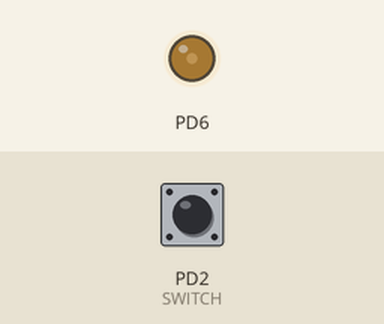
Simulated run of this program. Board: ATmega328P, built with avr-gcc and emulated at 16 MHz (the files do not name the chip). Shown: output pins drawn as LEDs (lit = HIGH). Inputs (shaded band) come from the test bench; at power-on: PD2 (SWITCH) HIGH.

Above: at 1.2 s.
1.3 s: PD2 (SWITCH) pulled LOW for 0.15 s
At 2.5 s:
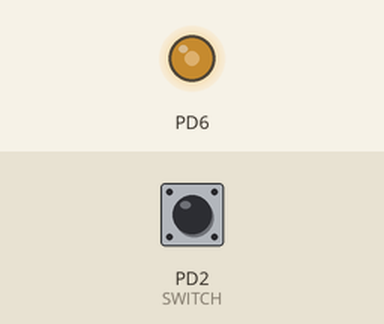
2.9 s: PD2 (SWITCH) pulled LOW for 1 s
At 3.9 s:
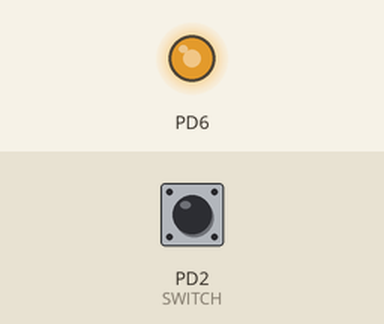
5.4 s: PD2 (SWITCH) pulled LOW for 0.15 s
At 5.8 s:
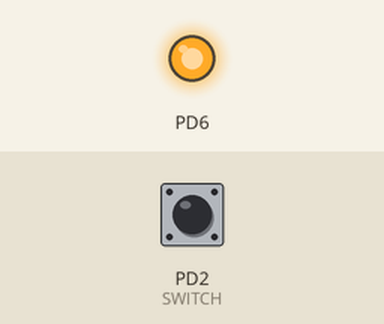
7.0 s: PD2 (SWITCH) pulled LOW for 3.2 s
At 8.2 s:
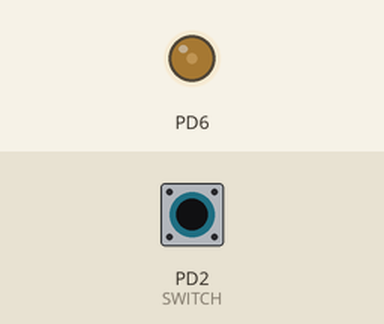
Timing chart, 0 to 10.0 s (numbered marks = the images above; inputs shaded):
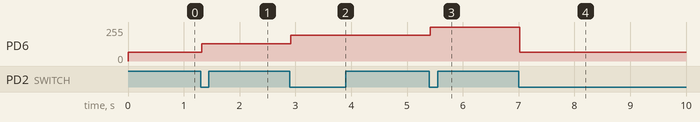

Measured:
- after the input at 1.3 s, PD6: 64/255 → 128/255 at once
- after the input at 2.9 s, PD6: 128/255 → 192/255 at once
- after the input at 5.4 s, PD6: 192/255 → 255/255 at once
- after the input at 7.0 s, PD6: 255/255 → 64/255 at once

The program:

main.c
```c
#define F_CPU 16000000UL

#include <avr/io.h>
#include <util/delay.h>
#include "pwm.h"

#define SWITCH PD2
#define BUTTON_PRESSED (!(PIND & (1 << SWITCH)))

#define DUTY_25 64
#define DUTY_50 128
#define DUTY_75 192
#define DUTY_100 255
uint8_t duty_state = 0;
void update_duty(void)
{
  duty_state++;
  if (duty_state > 3) {
    duty_state = 0;
  }
  switch (duty_state) {
    case 0:
      OCR0A = DUTY_25;  //25%
      break;
    case 1:
      OCR0A = DUTY_50;  //50%
      break;
    case 2:
      OCR0A = DUTY_75;  //75%
      break;
    case 3:
      OCR0A = DUTY_100;  //100%
      break;
  }
}
int main(void) {
  // input set
  DDRD &= ~(1 << SWITCH);
  // Internal Pull-Up
  PORTD |= (1 << SWITCH);
  pwm0_init();
  OCR0A = DUTY_25;
  while (1)
  {
    if (BUTTON_PRESSED)
    {
      _delay_ms(20);
      if (BUTTON_PRESSED)
      {
        update_duty();
        while (BUTTON_PRESSED)
          ;
        _delay_ms(20);
      }
    }
  }
}
```

pwm.c
```c
#include <avr/io.h>
#include "pwm.h"

void pwm0_init(void)
{
    /* OC0A (PD6) as output */
    DDRD |= (1 << DDD6);

    /* Fast PWM Mode */
    TCCR0A |= (1 << WGM00) |
              (1 << WGM01);

    TCCR0B &= ~(1 << WGM02);

    /* Non-Inverting Mode */
    TCCR0A |= (1 << COM0A1);
    TCCR0A &= ~(1 << COM0A0);

    /* Prescaler = 64 */
    TCCR0B |= (1 << CS01) |
              (1 << CS00);

    OCR0A = 0;
}
```

pwm.h
```c
#ifndef PWM_H
#define PWM_H

#include <stdint.h>

void pwm0_init(void);
#endif
```
